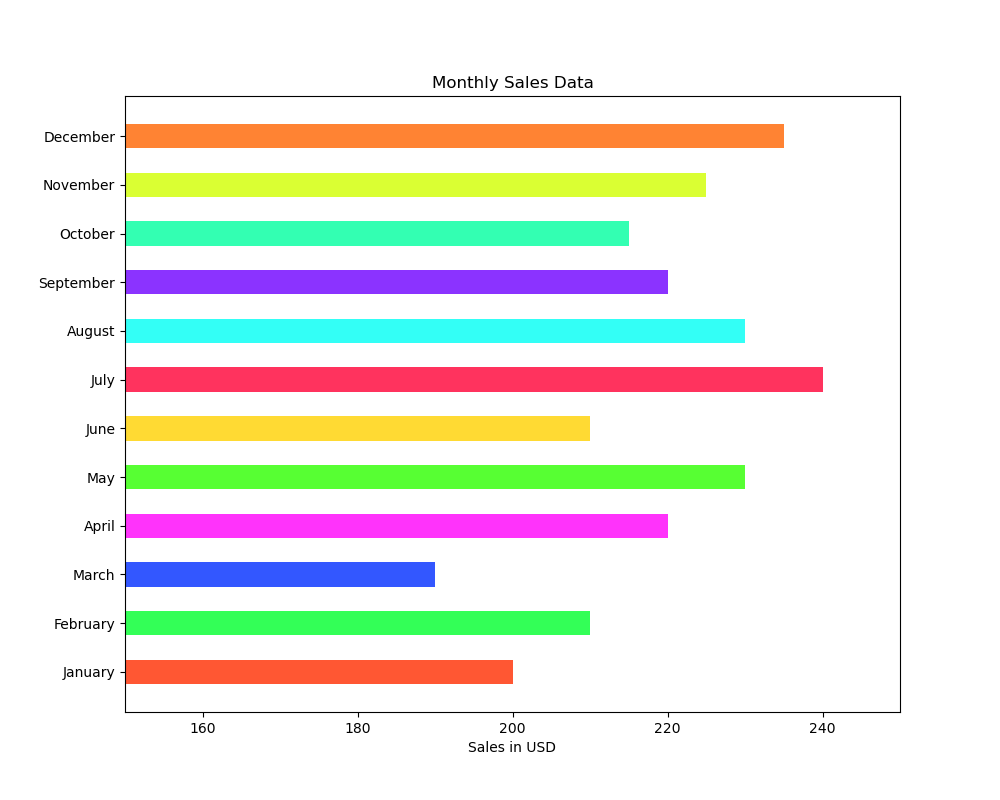

Python code for this plot:

import matplotlib.pyplot as plt

# Data
months = [
    'January', 'February', 'March', 'April', 'May', 'June', 
    'July', 'August', 'September', 'October', 'November', 'December'
]
sales = [200, 210, 190, 220, 230, 210, 240, 230, 220, 215, 225, 235]

# Plotting the bar chart
plt.figure(figsize=(10, 8))  # changing width and height of the chart
plt.barh(months, sales, height=0.5, color=[
    '#FF5733', '#33FF57', '#3357FF', '#FF33FB', 
    '#57FF33', '#FFDA33', '#FF335E', '#33FFF6', 
    '#8B33FF', '#33FFB2', '#DAFF33', '#FF8333'
])  # change direction and color scheme of bars

# Customizing the plot
plt.xlabel('Sales in USD')  # changing chart headline
plt.title('Monthly Sales Data')  # changing topic
plt.xlim(150, 250)  # adjust the limit to better spread out the bars

# Show the plot
plt.show()
